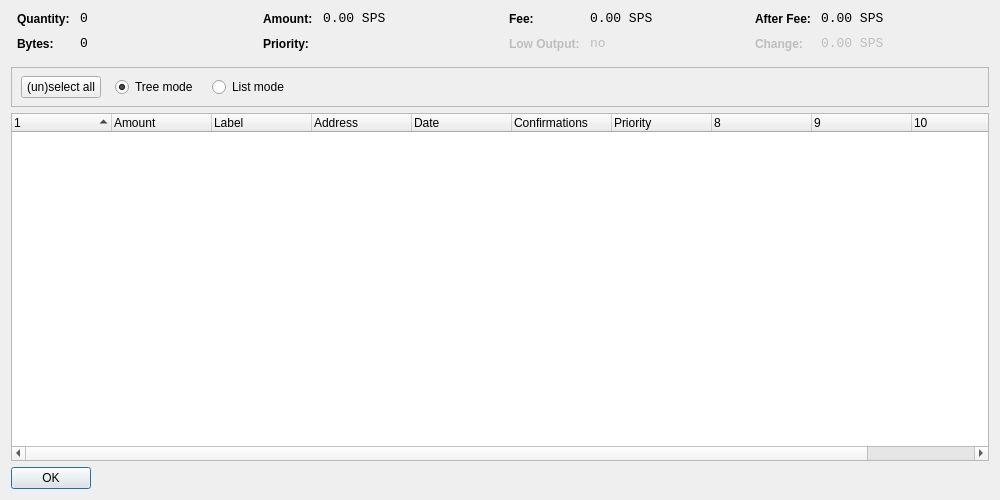
<?xml version="1.0" encoding="UTF-8"?>
<ui version="4.0">
 <class>CoinControlDialog</class>
 <widget class="QDialog" name="CoinControlDialog">
  <property name="geometry">
   <rect>
    <x>0</x>
    <y>0</y>
    <width>1000</width>
    <height>500</height>
   </rect>
  </property>
  <property name="windowTitle">
   <string>Coin Control</string>
  </property>
  <layout class="QVBoxLayout" name="verticalLayout">
   <item>
    <layout class="QHBoxLayout" name="horizontalLayoutTop" stretch="0,0,0,0">
     <property name="topMargin">
      <number>0</number>
     </property>
     <property name="bottomMargin">
      <number>10</number>
     </property>
     <item>
      <layout class="QFormLayout" name="formLayoutCoinControl1">
       <property name="horizontalSpacing">
        <number>10</number>
       </property>
       <property name="verticalSpacing">
        <number>10</number>
       </property>
       <property name="leftMargin">
        <number>6</number>
       </property>
       <property name="rightMargin">
        <number>6</number>
       </property>
       <item row="0" column="0">
        <widget class="QLabel" name="labelCoinControlQuantityText">
         <property name="styleSheet">
          <string notr="true">font-weight:bold;</string>
         </property>
         <property name="text">
          <string>Quantity:</string>
         </property>
        </widget>
       </item>
       <item row="0" column="1">
        <widget class="QLabel" name="labelCoinControlQuantity">
         <property name="font">
          <font>
           <family>Monospace</family>
           <pointsize>10</pointsize>
          </font>
         </property>
         <property name="cursor">
          <cursorShape>IBeamCursor</cursorShape>
         </property>
         <property name="contextMenuPolicy">
          <enum>Qt::ActionsContextMenu</enum>
         </property>
         <property name="text">
          <string notr="true">0</string>
         </property>
         <property name="textInteractionFlags">
          <set>Qt::LinksAccessibleByMouse|Qt::TextSelectableByKeyboard|Qt::TextSelectableByMouse</set>
         </property>
        </widget>
       </item>
       <item row="1" column="0">
        <widget class="QLabel" name="labelCoinControlBytesText">
         <property name="styleSheet">
          <string notr="true">font-weight:bold;</string>
         </property>
         <property name="text">
          <string>Bytes:</string>
         </property>
        </widget>
       </item>
       <item row="1" column="1">
        <widget class="QLabel" name="labelCoinControlBytes">
         <property name="font">
          <font>
           <family>Monospace</family>
           <pointsize>10</pointsize>
          </font>
         </property>
         <property name="cursor">
          <cursorShape>IBeamCursor</cursorShape>
         </property>
         <property name="contextMenuPolicy">
          <enum>Qt::ActionsContextMenu</enum>
         </property>
         <property name="text">
          <string notr="true">0</string>
         </property>
         <property name="textInteractionFlags">
          <set>Qt::LinksAccessibleByMouse|Qt::TextSelectableByKeyboard|Qt::TextSelectableByMouse</set>
         </property>
        </widget>
       </item>
      </layout>
     </item>
     <item>
      <layout class="QFormLayout" name="formLayoutCoinControl2">
       <property name="horizontalSpacing">
        <number>10</number>
       </property>
       <property name="verticalSpacing">
        <number>10</number>
       </property>
       <property name="leftMargin">
        <number>6</number>
       </property>
       <property name="rightMargin">
        <number>6</number>
       </property>
       <item row="0" column="0">
        <widget class="QLabel" name="labelCoinControlAmountText">
         <property name="styleSheet">
          <string notr="true">font-weight:bold;</string>
         </property>
         <property name="text">
          <string>Amount:</string>
         </property>
        </widget>
       </item>
       <item row="0" column="1">
        <widget class="QLabel" name="labelCoinControlAmount">
         <property name="font">
          <font>
           <family>Monospace</family>
           <pointsize>10</pointsize>
          </font>
         </property>
         <property name="cursor">
          <cursorShape>IBeamCursor</cursorShape>
         </property>
         <property name="contextMenuPolicy">
          <enum>Qt::ActionsContextMenu</enum>
         </property>
         <property name="text">
          <string notr="true">0.00 SPS</string>
         </property>
         <property name="textInteractionFlags">
          <set>Qt::LinksAccessibleByMouse|Qt::TextSelectableByKeyboard|Qt::TextSelectableByMouse</set>
         </property>
        </widget>
       </item>
       <item row="1" column="0">
        <widget class="QLabel" name="labelCoinControlPriorityText">
         <property name="styleSheet">
          <string notr="true">font-weight:bold;</string>
         </property>
         <property name="text">
          <string>Priority:</string>
         </property>
        </widget>
       </item>
       <item row="1" column="1">
        <widget class="QLabel" name="labelCoinControlPriority">
         <property name="font">
          <font>
           <family>Monospace</family>
           <pointsize>10</pointsize>
          </font>
         </property>
         <property name="cursor">
          <cursorShape>IBeamCursor</cursorShape>
         </property>
         <property name="contextMenuPolicy">
          <enum>Qt::ActionsContextMenu</enum>
         </property>
         <property name="text">
          <string/>
         </property>
         <property name="textInteractionFlags">
          <set>Qt::LinksAccessibleByMouse|Qt::TextSelectableByKeyboard|Qt::TextSelectableByMouse</set>
         </property>
        </widget>
       </item>
      </layout>
     </item>
     <item>
      <layout class="QFormLayout" name="formLayoutCoinControl3">
       <property name="horizontalSpacing">
        <number>10</number>
       </property>
       <property name="verticalSpacing">
        <number>10</number>
       </property>
       <property name="leftMargin">
        <number>6</number>
       </property>
       <property name="rightMargin">
        <number>6</number>
       </property>
       <item row="0" column="0">
        <widget class="QLabel" name="labelCoinControlFeeText">
         <property name="styleSheet">
          <string notr="true">font-weight:bold;</string>
         </property>
         <property name="text">
          <string>Fee:</string>
         </property>
        </widget>
       </item>
       <item row="0" column="1">
        <widget class="QLabel" name="labelCoinControlFee">
         <property name="font">
          <font>
           <family>Monospace</family>
           <pointsize>10</pointsize>
          </font>
         </property>
         <property name="cursor">
          <cursorShape>IBeamCursor</cursorShape>
         </property>
         <property name="contextMenuPolicy">
          <enum>Qt::ActionsContextMenu</enum>
         </property>
         <property name="text">
          <string notr="true">0.00 SPS</string>
         </property>
         <property name="textInteractionFlags">
          <set>Qt::LinksAccessibleByMouse|Qt::TextSelectableByKeyboard|Qt::TextSelectableByMouse</set>
         </property>
        </widget>
       </item>
       <item row="1" column="0">
        <widget class="QLabel" name="labelCoinControlLowOutputText">
         <property name="enabled">
          <bool>false</bool>
         </property>
         <property name="styleSheet">
          <string notr="true">font-weight:bold;</string>
         </property>
         <property name="text">
          <string>Low Output:</string>
         </property>
        </widget>
       </item>
       <item row="1" column="1">
        <widget class="QLabel" name="labelCoinControlLowOutput">
         <property name="enabled">
          <bool>false</bool>
         </property>
         <property name="font">
          <font>
           <family>Monospace</family>
           <pointsize>10</pointsize>
          </font>
         </property>
         <property name="cursor">
          <cursorShape>IBeamCursor</cursorShape>
         </property>
         <property name="contextMenuPolicy">
          <enum>Qt::ActionsContextMenu</enum>
         </property>
         <property name="text">
          <string notr="true">no</string>
         </property>
         <property name="textInteractionFlags">
          <set>Qt::LinksAccessibleByMouse|Qt::TextSelectableByKeyboard|Qt::TextSelectableByMouse</set>
         </property>
        </widget>
       </item>
      </layout>
     </item>
     <item>
      <layout class="QFormLayout" name="formLayoutCoinControl4">
       <property name="horizontalSpacing">
        <number>10</number>
       </property>
       <property name="verticalSpacing">
        <number>10</number>
       </property>
       <property name="leftMargin">
        <number>6</number>
       </property>
       <property name="rightMargin">
        <number>6</number>
       </property>
       <item row="0" column="0">
        <widget class="QLabel" name="labelCoinControlAfterFeeText">
         <property name="styleSheet">
          <string notr="true">font-weight:bold;</string>
         </property>
         <property name="text">
          <string>After Fee:</string>
         </property>
        </widget>
       </item>
       <item row="0" column="1">
        <widget class="QLabel" name="labelCoinControlAfterFee">
         <property name="font">
          <font>
           <family>Monospace</family>
           <pointsize>10</pointsize>
          </font>
         </property>
         <property name="cursor">
          <cursorShape>IBeamCursor</cursorShape>
         </property>
         <property name="contextMenuPolicy">
          <enum>Qt::ActionsContextMenu</enum>
         </property>
         <property name="text">
          <string notr="true">0.00 SPS</string>
         </property>
         <property name="textInteractionFlags">
          <set>Qt::LinksAccessibleByMouse|Qt::TextSelectableByKeyboard|Qt::TextSelectableByMouse</set>
         </property>
        </widget>
       </item>
       <item row="1" column="0">
        <widget class="QLabel" name="labelCoinControlChangeText">
         <property name="enabled">
          <bool>false</bool>
         </property>
         <property name="styleSheet">
          <string notr="true">font-weight:bold;</string>
         </property>
         <property name="text">
          <string>Change:</string>
         </property>
        </widget>
       </item>
       <item row="1" column="1">
        <widget class="QLabel" name="labelCoinControlChange">
         <property name="enabled">
          <bool>false</bool>
         </property>
         <property name="font">
          <font>
           <family>Monospace</family>
           <pointsize>10</pointsize>
          </font>
         </property>
         <property name="cursor">
          <cursorShape>IBeamCursor</cursorShape>
         </property>
         <property name="contextMenuPolicy">
          <enum>Qt::ActionsContextMenu</enum>
         </property>
         <property name="text">
          <string notr="true">0.00 SPS</string>
         </property>
         <property name="textInteractionFlags">
          <set>Qt::LinksAccessibleByMouse|Qt::TextSelectableByKeyboard|Qt::TextSelectableByMouse</set>
         </property>
        </widget>
       </item>
      </layout>
     </item>
    </layout>
   </item>
   <item>
    <widget class="QFrame" name="frame">
     <property name="minimumSize">
      <size>
       <width>0</width>
       <height>40</height>
      </size>
     </property>
     <property name="frameShape">
      <enum>QFrame::StyledPanel</enum>
     </property>
     <property name="frameShadow">
      <enum>QFrame::Sunken</enum>
     </property>
     <widget class="QWidget" name="horizontalLayoutWidget">
      <property name="geometry">
       <rect>
        <x>10</x>
        <y>0</y>
        <width>781</width>
        <height>41</height>
       </rect>
      </property>
      <layout class="QHBoxLayout" name="horizontalLayoutPanel" stretch="0,0,0,0,0">
       <property name="spacing">
        <number>14</number>
       </property>
       <item>
        <widget class="QPushButton" name="pushButtonSelectAll">
         <property name="sizePolicy">
          <sizepolicy hsizetype="Maximum" vsizetype="Fixed">
           <horstretch>0</horstretch>
           <verstretch>0</verstretch>
          </sizepolicy>
         </property>
         <property name="text">
          <string>(un)select all</string>
         </property>
        </widget>
       </item>
       <item>
        <widget class="QRadioButton" name="radioTreeMode">
         <property name="sizePolicy">
          <sizepolicy hsizetype="Maximum" vsizetype="Fixed">
           <horstretch>0</horstretch>
           <verstretch>0</verstretch>
          </sizepolicy>
         </property>
         <property name="text">
          <string>Tree mode</string>
         </property>
         <property name="checked">
          <bool>true</bool>
         </property>
        </widget>
       </item>
       <item>
        <widget class="QRadioButton" name="radioListMode">
         <property name="sizePolicy">
          <sizepolicy hsizetype="Maximum" vsizetype="Fixed">
           <horstretch>0</horstretch>
           <verstretch>0</verstretch>
          </sizepolicy>
         </property>
         <property name="text">
          <string>List mode</string>
         </property>
        </widget>
       </item>
       <item>
        <spacer name="horizontalSpacer">
         <property name="orientation">
          <enum>Qt::Horizontal</enum>
         </property>
         <property name="sizeHint" stdset="0">
          <size>
           <width>40</width>
           <height>20</height>
          </size>
         </property>
        </spacer>
       </item>
      </layout>
     </widget>
    </widget>
   </item>
   <item>
    <widget class="CoinControlTreeWidget" name="treeWidget">
     <property name="contextMenuPolicy">
      <enum>Qt::CustomContextMenu</enum>
     </property>
     <property name="sortingEnabled">
      <bool>false</bool>
     </property>
     <property name="columnCount">
      <number>11</number>
     </property>
     <attribute name="headerShowSortIndicator" stdset="0">
      <bool>true</bool>
     </attribute>
     <attribute name="headerStretchLastSection">
      <bool>false</bool>
     </attribute>
     <column>
      <property name="text">
       <string/>
      </property>
     </column>
     <column>
      <property name="text">
       <string>Amount</string>
      </property>
     </column>
     <column>
      <property name="text">
       <string>Label</string>
      </property>
     </column>
     <column>
      <property name="text">
       <string>Address</string>
      </property>
     </column>
     <column>
      <property name="text">
       <string>Date</string>
      </property>
     </column>
     <column>
      <property name="text">
       <string>Confirmations</string>
      </property>
      <property name="toolTip">
       <string>Confirmed</string>
      </property>
     </column>
     <column>
      <property name="text">
       <string>Priority</string>
      </property>
     </column>
     <column>
      <property name="text">
       <string/>
      </property>
     </column>
     <column>
      <property name="text">
       <string/>
      </property>
     </column>
     <column>
      <property name="text">
       <string/>
      </property>
     </column>
     <column>
      <property name="text">
       <string/>
      </property>
     </column>
    </widget>
   </item>
   <item>
    <widget class="QDialogButtonBox" name="buttonBox">
     <property name="sizePolicy">
      <sizepolicy hsizetype="Maximum" vsizetype="Fixed">
       <horstretch>0</horstretch>
       <verstretch>0</verstretch>
      </sizepolicy>
     </property>
     <property name="orientation">
      <enum>Qt::Horizontal</enum>
     </property>
     <property name="standardButtons">
      <set>QDialogButtonBox::Ok</set>
     </property>
    </widget>
   </item>
  </layout>
 </widget>
 <customwidgets>
  <customwidget>
   <class>CoinControlTreeWidget</class>
   <extends>QTreeWidget</extends>
   <header>coincontroltreewidget.h</header>
  </customwidget>
 </customwidgets>
 <resources/>
 <connections/>
</ui>
